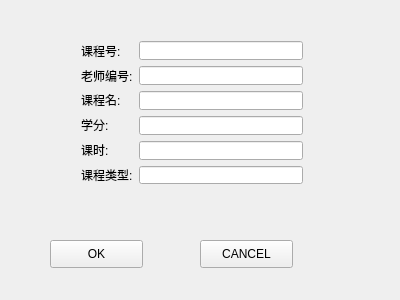
<?xml version="1.0" encoding="UTF-8"?>
<ui version="4.0">
 <class>addcoursedlg</class>
 <widget class="QWidget" name="addcoursedlg">
  <property name="geometry">
   <rect>
    <x>0</x>
    <y>0</y>
    <width>400</width>
    <height>300</height>
   </rect>
  </property>
  <property name="windowTitle">
   <string>addcoursedlg</string>
  </property>
  <widget class="QPushButton" name="pushButton">
   <property name="geometry">
    <rect>
     <x>50</x>
     <y>240</y>
     <width>93</width>
     <height>28</height>
    </rect>
   </property>
   <property name="text">
    <string>OK</string>
   </property>
  </widget>
  <widget class="QPushButton" name="pushButton_2">
   <property name="geometry">
    <rect>
     <x>200</x>
     <y>240</y>
     <width>93</width>
     <height>28</height>
    </rect>
   </property>
   <property name="text">
    <string>CANCEL</string>
   </property>
  </widget>
  <widget class="QWidget" name="">
   <property name="geometry">
    <rect>
     <x>70</x>
     <y>30</y>
     <width>244</width>
     <height>165</height>
    </rect>
   </property>
   <layout class="QHBoxLayout" name="horizontalLayout">
    <item>
     <layout class="QVBoxLayout" name="verticalLayout">
      <item>
       <widget class="QLabel" name="label">
        <property name="text">
         <string>课程号:</string>
        </property>
       </widget>
      </item>
      <item>
       <widget class="QLabel" name="label_2">
        <property name="text">
         <string>老师编号:</string>
        </property>
       </widget>
      </item>
      <item>
       <widget class="QLabel" name="label_4">
        <property name="text">
         <string>课程名:</string>
        </property>
       </widget>
      </item>
      <item>
       <widget class="QLabel" name="label_5">
        <property name="text">
         <string>学分:</string>
        </property>
       </widget>
      </item>
      <item>
       <widget class="QLabel" name="label_6">
        <property name="text">
         <string>课时:</string>
        </property>
       </widget>
      </item>
      <item>
       <widget class="QLabel" name="label_7">
        <property name="text">
         <string>课程类型:</string>
        </property>
       </widget>
      </item>
     </layout>
    </item>
    <item>
     <layout class="QVBoxLayout" name="verticalLayout_2">
      <item>
       <widget class="QLineEdit" name="cno_lineEdit"/>
      </item>
      <item>
       <widget class="QLineEdit" name="tno_lineEdit"/>
      </item>
      <item>
       <widget class="QLineEdit" name="cname_lineEdit"/>
      </item>
      <item>
       <widget class="QLineEdit" name="cre_lineEdit"/>
      </item>
      <item>
       <widget class="QLineEdit" name="ctime_lineEdit"/>
      </item>
      <item>
       <widget class="QLineEdit" name="ctype_lineEdit"/>
      </item>
     </layout>
    </item>
   </layout>
  </widget>
 </widget>
 <layoutdefault spacing="6" margin="11"/>
 <resources/>
 <connections/>
</ui>
